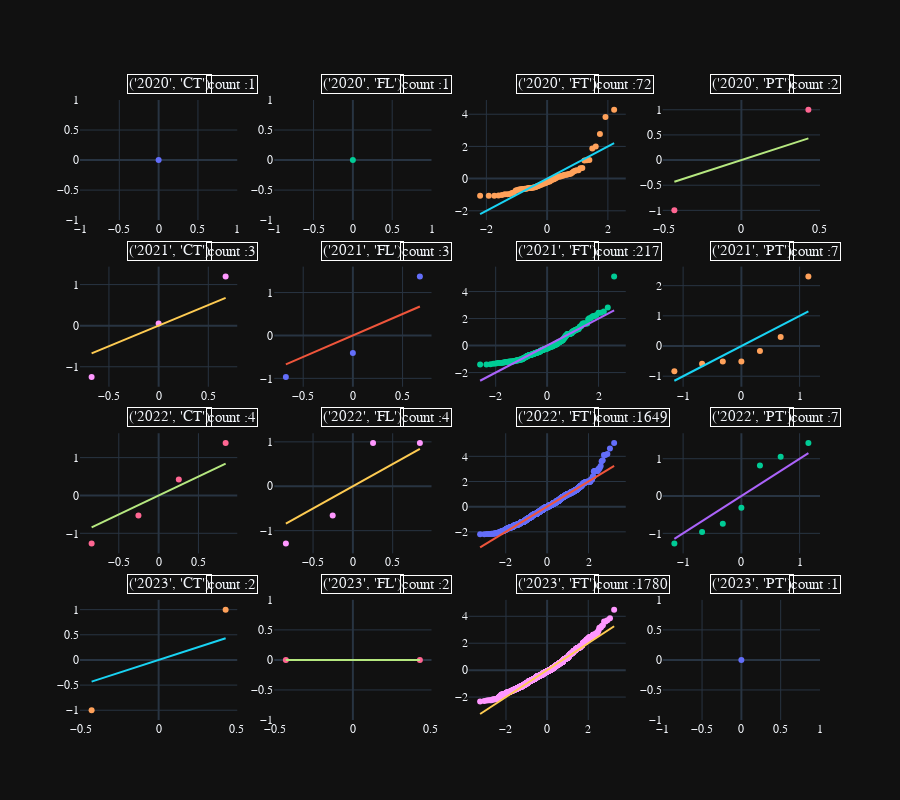

Notebook cell for this chart:
### Code cell
emp_type_mean = make_subplots(rows=4,cols=4)
for i,year_emp in enumerate(sal.index.unique()):
    stan = StandardScaler().fit_transform(sal.loc[year_emp,'salary_in_usd'].to_numpy().reshape(-1,1)).ravel()
    data = sm.qqplot(stan,line='s').gca().lines
    plt.close()
    emp_type_mean.add_trace(go.Scatter(x=data[0].get_xdata(),y=data[0].get_ydata(),mode="markers"),row=(i//4)+1,col=(i%4)+1)
    emp_type_mean.add_trace(go.Scatter(x=data[1].get_xdata(),y=data[1].get_ydata(),mode="lines"),row=(i//4)+1,col=(i%4)+1)
    emp_type_mean.add_annotation(text=f"{year_emp}",font=dict(size=15),x=0.3,y=1.05,xref="x domain",yref='y domain',xanchor='left',yanchor='bottom',row=(i//4)+1,col=(i%4)+1,bordercolor="white",showarrow=False)
    emp_type_mean.add_annotation(text=f"count :{len(data[0].get_xdata())}",font=dict(size=15),x=0.8,y=1.05,xref="x domain",yref='y domain',xanchor='left',yanchor='bottom',row=(i//4)+1,col=(i%4)+1,bordercolor="white",showarrow=False)

emp_type_mean.update_layout(height=800,showlegend=False,hovermode=False)
emp_type_mean.show()

### Figure 1 — Plotly figure (JSON) as saved in the notebook; plotly's stock layout.template omitted (floating-point values rounded to 4 significant figures; data arrays with more than 128 entries replaced by an {"elided": "..."} marker saying what was removed)
{"data": [{"mode": "markers", "type": "scatter", "x": [0], "xaxis": "x", "y": [0], "yaxis": "y"}, {"mode": "lines", "type": "scatter", "x": [0], "xaxis": "x", "y": [0], "yaxis": "y"}, {"mode": "markers", "type": "scatter", "x": [0], "xaxis": "x2", "y": [0], "yaxis": "y2"}, {"mode": "lines", "type": "scatter", "x": [0], "xaxis": "x2", "y": [0], "yaxis": "y2"}, {"mode": "markers", "type": "scatter", "x": [-2.206, -1.921, -1.738, -1.6, -1.487, -1.39, -1.305, -1.229, -1.159, -1.094, -1.034, -0.9766, -0.9227, -0.8714, -0.8222, -0.775, -0.7294, -0.6853, -0.6425, -0.6008, -0.5602, -0.5205, -0.4815, -0.4433, -0.4057, -0.3687, -0.3322, -0.2961, -0.2604, -0.2251, -0.19, -0.1551, -0.1205, -0.08595, -0.05153, -0.01717, 0.01717, 0.05153, 0.08595, 0.1205, 0.1551, 0.19, 0.2251, 0.2604, 0.2961, 0.3322, 0.3687, 0.4057, 0.4433, 0.4815, 0.5205, 0.5602, 0.6008, 0.6425, 0.6853, 0.7294, 0.775, 0.8222, 0.8714, 0.9227, 0.9766, 1.034, 1.094, 1.159, 1.229, 1.305, 1.39, 1.487, 1.6, 1.738, 1.921, 2.206], "xaxis": "x3", "y": [-1.071, -1.067, -1.067, -1.044, -1.02, -0.9777, -0.9777, -0.9596, -0.8994, -0.8655, -0.7367, -0.7099, -0.6733, -0.6595, -0.6527, -0.6382, -0.6344, -0.6321, -0.5909, -0.5892, -0.5875, -0.5771, -0.5634, -0.5469, -0.5359, -0.5222, -0.481, -0.4658, -0.4261, -0.3849, -0.3849, -0.3162, -0.2973, -0.2956, -0.2732, -0.2475, -0.2135, -0.1789, -0.1789, -0.1166, -0.09255, -0.04438, -0.04153, 0.003786, 0.03991, 0.1001, 0.1242, 0.1242, 0.1362, 0.1727, 0.1844, 0.219, 0.2331, 0.2446, 0.27, 0.2807, 0.3048, 0.365, 0.4349, 0.4855, 0.5216, 0.5258, 0.6451, 0.6661, 1.124, 1.148, 1.15, 1.87, 1.991, 2.773, 3.821, 4.279], "yaxis": "y3"}, {"mode": "lines", "type": "scatter", "x": [-2.206, -1.921, -1.738, -1.6, -1.487, -1.39, -1.305, -1.229, -1.159, -1.094, -1.034, -0.9766, -0.9227, -0.8714, -0.8222, -0.775, -0.7294, -0.6853, -0.6425, -0.6008, -0.5602, -0.5205, -0.4815, -0.4433, -0.4057, -0.3687, -0.3322, -0.2961, -0.2604, -0.2251, -0.19, -0.1551, -0.1205, -0.08595, -0.05153, -0.01717, 0.01717, 0.05153, 0.08595, 0.1205, 0.1551, 0.19, 0.2251, 0.2604, 0.2961, 0.3322, 0.3687, 0.4057, 0.4433, 0.4815, 0.5205, 0.5602, 0.6008, 0.6425, 0.6853, 0.7294, 0.775, 0.8222, 0.8714, 0.9227, 0.9766, 1.034, 1.094, 1.159, 1.229, 1.305, 1.39, 1.487, 1.6, 1.738, 1.921, 2.206], "xaxis": "x3", "y": [-2.206, -1.921, -1.738, -1.6, -1.487, -1.39, -1.305, -1.229, -1.159, -1.094, -1.034, -0.9766, -0.9227, -0.8714, -0.8222, -0.775, -0.7294, -0.6853, -0.6425, -0.6008, -0.5602, -0.5205, -0.4815, -0.4433, -0.4057, -0.3687, -0.3322, -0.2961, -0.2604, -0.2251, -0.19, -0.1551, -0.1205, -0.08595, -0.05153, -0.01717, 0.01717, 0.05153, 0.08595, 0.1205, 0.1551, 0.19, 0.2251, 0.2604, 0.2961, 0.3322, 0.3687, 0.4057, 0.4433, 0.4815, 0.5205, 0.5602, 0.6008, 0.6425, 0.6853, 0.7294, 0.775, 0.8222, 0.8714, 0.9227, 0.9766, 1.034, 1.094, 1.159, 1.229, 1.305, 1.39, 1.487, 1.6, 1.738, 1.921, 2.206], "yaxis": "y3"}, {"mode": "markers", "type": "scatter", "x": [-0.4307, 0.4307], "xaxis": "x4", "y": [-1, 1], "yaxis": "y4"}, {"mode": "lines", "type": "scatter", "x": [-0.4307, 0.4307], "xaxis": "x4", "y": [-0.4307, 0.4307], "yaxis": "y4"}, {"mode": "markers", "type": "scatter", "x": [-0.6745, 0, 0.6745], "xaxis": "x5", "y": [-1.249, 0.04985, 1.199], "yaxis": "y5"}, {"mode": "lines", "type": "scatter", "x": [-0.6745, 0, 0.6745], "xaxis": "x5", "y": [-0.6745, -1.48e-16, 0.6745], "yaxis": "y5"}, {"mode": "markers", "type": "scatter", "x": [-0.6745, 0, 0.6745], "xaxis": "x6", "y": [-0.968, -0.4089, 1.377], "yaxis": "y6"}, {"mode": "lines", "type": "scatter", "x": [-0.6745, 0, 0.6745], "xaxis": "x6", "y": [-0.6745, -7.401e-17, 0.6745], "yaxis": "y6"}, {"mode": "markers", "type": "scatter", "x": {"elided": "217 float values"}, "xaxis": "x7", "y": {"elided": "217 float values"}, "yaxis": "y7"}, {"mode": "lines", "type": "scatter", "x": {"elided": "217 float values"}, "xaxis": "x7", "y": {"elided": "217 float values"}, "yaxis": "y7"}, {"mode": "markers", "type": "scatter", "x": [-1.15, -0.6745, -0.3186, 0, 0.3186, 0.6745, 1.15], "xaxis": "x8", "y": [-0.8316, -0.5904, -0.5101, -0.5101, -0.165, 0.3002, 2.307], "yaxis": "y8"}, {"mode": "lines", "type": "scatter", "x": [-1.15, -0.6745, -0.3186, 0, 0.3186, 0.6745, 1.15], "xaxis": "x8", "y": [-1.15, -0.6745, -0.3186, 0, 0.3186, 0.6745, 1.15], "yaxis": "y8"}, {"mode": "markers", "type": "scatter", "x": [-0.8416, -0.2533, 0.2533, 0.8416], "xaxis": "x9", "y": [-1.273, -0.5325, 0.4192, 1.386], "yaxis": "y9"}, {"mode": "lines", "type": "scatter", "x": [-0.8416, -0.2533, 0.2533, 0.8416], "xaxis": "x9", "y": [-0.8416, -0.2533, 0.2533, 0.8416], "yaxis": "y9"}, {"mode": "markers", "type": "scatter", "x": [-0.8416, -0.2533, 0.2533, 0.8416], "xaxis": "x10", "y": [-1.292, -0.6567, 0.9744, 0.9744], "yaxis": "y10"}, {"mode": "lines", "type": "scatter", "x": [-0.8416, -0.2533, 0.2533, 0.8416], "xaxis": "x10", "y": [-0.8416, -0.2533, 0.2533, 0.8416], "yaxis": "y10"}, {"mode": "markers", "type": "scatter", "x": {"elided": "1649 float values"}, "xaxis": "x11", "y": {"elided": "1649 float values"}, "yaxis": "y11"}, {"mode": "lines", "type": "scatter", "x": {"elided": "1649 float values"}, "xaxis": "x11", "y": {"elided": "1649 float values"}, "yaxis": "y11"}, {"mode": "markers", "type": "scatter", "x": [-1.15, -0.6745, -0.3186, 0, 0.3186, 0.6745, 1.15], "xaxis": "x12", "y": [-1.275, -0.961, -0.7446, -0.3116, 0.8169, 1.055, 1.421], "yaxis": "y12"}, {"mode": "lines", "type": "scatter", "x": [-1.15, -0.6745, -0.3186, 0, 0.3186, 0.6745, 1.15], "xaxis": "x12", "y": [-1.15, -0.6745, -0.3186, -3.172e-17, 0.3186, 0.6745, 1.15], "yaxis": "y12"}, {"mode": "markers", "type": "scatter", "x": [-0.4307, 0.4307], "xaxis": "x13", "y": [-1, 1], "yaxis": "y13"}, {"mode": "lines", "type": "scatter", "x": [-0.4307, 0.4307], "xaxis": "x13", "y": [-0.4307, 0.4307], "yaxis": "y13"}, {"mode": "markers", "type": "scatter", "x": [-0.4307, 0.4307], "xaxis": "x14", "y": [0, 0], "yaxis": "y14"}, {"mode": "lines", "type": "scatter", "x": [-0.4307, 0.4307], "xaxis": "x14", "y": [0, 0], "yaxis": "y14"}, {"mode": "markers", "type": "scatter", "x": {"elided": "1780 float values"}, "xaxis": "x15", "y": {"elided": "1780 float values"}, "yaxis": "y15"}, {"mode": "lines", "type": "scatter", "x": {"elided": "1780 float values"}, "xaxis": "x15", "y": {"elided": "1780 float values"}, "yaxis": "y15"}, {"mode": "markers", "type": "scatter", "x": [0], "xaxis": "x16", "y": [0], "yaxis": "y16"}, {"mode": "lines", "type": "scatter", "x": [0], "xaxis": "x16", "y": [0], "yaxis": "y16"}], "layout": {"annotations": [{"bordercolor": "white", "font": {"size": 15}, "showarrow": false, "text": "('2020', 'CT')", "x": 0.3, "xanchor": "left", "xref": "x domain", "y": 1.05, "yanchor": "bottom", "yref": "y domain"}, {"bordercolor": "white", "font": {"size": 15}, "showarrow": false, "text": "count :1", "x": 0.8, "xanchor": "left", "xref": "x domain", "y": 1.05, "yanchor": "bottom", "yref": "y domain"}, {"bordercolor": "white", "font": {"size": 15}, "showarrow": false, "text": "('2020', 'FL')", "x": 0.3, "xanchor": "left", "xref": "x2 domain", "y": 1.05, "yanchor": "bottom", "yref": "y2 domain"}, {"bordercolor": "white", "font": {"size": 15}, "showarrow": false, "text": "count :1", "x": 0.8, "xanchor": "left", "xref": "x2 domain", "y": 1.05, "yanchor": "bottom", "yref": "y2 domain"}, {"bordercolor": "white", "font": {"size": 15}, "showarrow": false, "text": "('2020', 'FT')", "x": 0.3, "xanchor": "left", "xref": "x3 domain", "y": 1.05, "yanchor": "bottom", "yref": "y3 domain"}, {"bordercolor": "white", "font": {"size": 15}, "showarrow": false, "text": "count :72", "x": 0.8, "xanchor": "left", "xref": "x3 domain", "y": 1.05, "yanchor": "bottom", "yref": "y3 domain"}, {"bordercolor": "white", "font": {"size": 15}, "showarrow": false, "text": "('2020', 'PT')", "x": 0.3, "xanchor": "left", "xref": "x4 domain", "y": 1.05, "yanchor": "bottom", "yref": "y4 domain"}, {"bordercolor": "white", "font": {"size": 15}, "showarrow": false, "text": "count :2", "x": 0.8, "xanchor": "left", "xref": "x4 domain", "y": 1.05, "yanchor": "bottom", "yref": "y4 domain"}, {"bordercolor": "white", "font": {"size": 15}, "showarrow": false, "text": "('2021', 'CT')", "x": 0.3, "xanchor": "left", "xref": "x5 domain", "y": 1.05, "yanchor": "bottom", "yref": "y5 domain"}, {"bordercolor": "white", "font": {"size": 15}, "showarrow": false, "text": "count :3", "x": 0.8, "xanchor": "left", "xref": "x5 domain", "y": 1.05, "yanchor": "bottom", "yref": "y5 domain"}, {"bordercolor": "white", "font": {"size": 15}, "showarrow": false, "text": "('2021', 'FL')", "x": 0.3, "xanchor": "left", "xref": "x6 domain", "y": 1.05, "yanchor": "bottom", "yref": "y6 domain"}, {"bordercolor": "white", "font": {"size": 15}, "showarrow": false, "text": "count :3", "x": 0.8, "xanchor": "left", "xref": "x6 domain", "y": 1.05, "yanchor": "bottom", "yref": "y6 domain"}, {"bordercolor": "white", "font": {"size": 15}, "showarrow": false, "text": "('2021', 'FT')", "x": 0.3, "xanchor": "left", "xref": "x7 domain", "y": 1.05, "yanchor": "bottom", "yref": "y7 domain"}, {"bordercolor": "white", "font": {"size": 15}, "showarrow": false, "text": "count :217", "x": 0.8, "xanchor": "left", "xref": "x7 domain", "y": 1.05, "yanchor": "bottom", "yref": "y7 domain"}, {"bordercolor": "white", "font": {"size": 15}, "showarrow": false, "text": "('2021', 'PT')", "x": 0.3, "xanchor": "left", "xref": "x8 domain", "y": 1.05, "yanchor": "bottom", "yref": "y8 domain"}, {"bordercolor": "white", "font": {"size": 15}, "showarrow": false, "text": "count :7", "x": 0.8, "xanchor": "left", "xref": "x8 domain", "y": 1.05, "yanchor": "bottom", "yref": "y8 domain"}, {"bordercolor": "white", "font": {"size": 15}, "showarrow": false, "text": "('2022', 'CT')", "x": 0.3, "xanchor": "left", "xref": "x9 domain", "y": 1.05, "yanchor": "bottom", "yref": "y9 domain"}, {"bordercolor": "white", "font": {"size": 15}, "showarrow": false, "text": "count :4", "x": 0.8, "xanchor": "left", "xref": "x9 domain", "y": 1.05, "yanchor": "bottom", "yref": "y9 domain"}, {"bordercolor": "white", "font": {"size": 15}, "showarrow": false, "text": "('2022', 'FL')", "x": 0.3, "xanchor": "left", "xref": "x10 domain", "y": 1.05, "yanchor": "bottom", "yref": "y10 domain"}, {"bordercolor": "white", "font": {"size": 15}, "showarrow": false, "text": "count :4", "x": 0.8, "xanchor": "left", "xref": "x10 domain", "y": 1.05, "yanchor": "bottom", "yref": "y10 domain"}, {"bordercolor": "white", "font": {"size": 15}, "showarrow": false, "text": "('2022', 'FT')", "x": 0.3, "xanchor": "left", "xref": "x11 domain", "y": 1.05, "yanchor": "bottom", "yref": "y11 domain"}, {"bordercolor": "white", "font": {"size": 15}, "showarrow": false, "text": "count :1649", "x": 0.8, "xanchor": "left", "xref": "x11 domain", "y": 1.05, "yanchor": "bottom", "yref": "y11 domain"}, {"bordercolor": "white", "font": {"size": 15}, "showarrow": false, "text": "('2022', 'PT')", "x": 0.3, "xanchor": "left", "xref": "x12 domain", "y": 1.05, "yanchor": "bottom", "yref": "y12 domain"}, {"bordercolor": "white", "font": {"size": 15}, "showarrow": false, "text": "count :7", "x": 0.8, "xanchor": "left", "xref": "x12 domain", "y": 1.05, "yanchor": "bottom", "yref": "y12 domain"}, {"bordercolor": "white", "font": {"size": 15}, "showarrow": false, "text": "('2023', 'CT')", "x": 0.3, "xanchor": "left", "xref": "x13 domain", "y": 1.05, "yanchor": "bottom", "yref": "y13 domain"}, {"bordercolor": "white", "font": {"size": 15}, "showarrow": false, "text": "count :2", "x": 0.8, "xanchor": "left", "xref": "x13 domain", "y": 1.05, "yanchor": "bottom", "yref": "y13 domain"}, {"bordercolor": "white", "font": {"size": 15}, "showarrow": false, "text": "('2023', 'FL')", "x": 0.3, "xanchor": "left", "xref": "x14 domain", "y": 1.05, "yanchor": "bottom", "yref": "y14 domain"}, {"bordercolor": "white", "font": {"size": 15}, "showarrow": false, "text": "count :2", "x": 0.8, "xanchor": "left", "xref": "x14 domain", "y": 1.05, "yanchor": "bottom", "yref": "y14 domain"}, {"bordercolor": "white", "font": {"size": 15}, "showarrow": false, "text": "('2023', 'FT')", "x": 0.3, "xanchor": "left", "xref": "x15 domain", "y": 1.05, "yanchor": "bottom", "yref": "y15 domain"}, {"bordercolor": "white", "font": {"size": 15}, "showarrow": false, "text": "count :1780", "x": 0.8, "xanchor": "left", "xref": "x15 domain", "y": 1.05, "yanchor": "bottom", "yref": "y15 domain"}, {"bordercolor": "white", "font": {"size": 15}, "showarrow": false, "text": "('2023', 'PT')", "x": 0.3, "xanchor": "left", "xref": "x16 domain", "y": 1.05, "yanchor": "bottom", "yref": "y16 domain"}, {"bordercolor": "white", "font": {"size": 15}, "showarrow": false, "text": "count :1", "x": 0.8, "xanchor": "left", "xref": "x16 domain", "y": 1.05, "yanchor": "bottom", "yref": "y16 domain"}], "height": 800, "hovermode": false, "showlegend": false, "xaxis": {"anchor": "y", "domain": [0, 0.2125]}, "xaxis10": {"anchor": "y10", "domain": [0.2625, 0.475]}, "xaxis11": {"anchor": "y11", "domain": [0.525, 0.7375]}, "xaxis12": {"anchor": "y12", "domain": [0.7875, 1]}, "xaxis13": {"anchor": "y13", "domain": [0, 0.2125]}, "xaxis14": {"anchor": "y14", "domain": [0.2625, 0.475]}, "xaxis15": {"anchor": "y15", "domain": [0.525, 0.7375]}, "xaxis16": {"anchor": "y16", "domain": [0.7875, 1]}, "xaxis2": {"anchor": "y2", "domain": [0.2625, 0.475]}, "xaxis3": {"anchor": "y3", "domain": [0.525, 0.7375]}, "xaxis4": {"anchor": "y4", "domain": [0.7875, 1]}, "xaxis5": {"anchor": "y5", "domain": [0, 0.2125]}, "xaxis6": {"anchor": "y6", "domain": [0.2625, 0.475]}, "xaxis7": {"anchor": "y7", "domain": [0.525, 0.7375]}, "xaxis8": {"anchor": "y8", "domain": [0.7875, 1]}, "xaxis9": {"anchor": "y9", "domain": [0, 0.2125]}, "yaxis": {"anchor": "x", "domain": [0.8063, 1]}, "yaxis10": {"anchor": "x10", "domain": [0.2687, 0.4625]}, "yaxis11": {"anchor": "x11", "domain": [0.2687, 0.4625]}, "yaxis12": {"anchor": "x12", "domain": [0.2687, 0.4625]}, "yaxis13": {"anchor": "x13", "domain": [0, 0.1938]}, "yaxis14": {"anchor": "x14", "domain": [0, 0.1938]}, "yaxis15": {"anchor": "x15", "domain": [0, 0.1938]}, "yaxis16": {"anchor": "x16", "domain": [0, 0.1938]}, "yaxis2": {"anchor": "x2", "domain": [0.8063, 1]}, "yaxis3": {"anchor": "x3", "domain": [0.8063, 1]}, "yaxis4": {"anchor": "x4", "domain": [0.8063, 1]}, "yaxis5": {"anchor": "x5", "domain": [0.5375, 0.7312]}, "yaxis6": {"anchor": "x6", "domain": [0.5375, 0.7312]}, "yaxis7": {"anchor": "x7", "domain": [0.5375, 0.7312]}, "yaxis8": {"anchor": "x8", "domain": [0.5375, 0.7312]}, "yaxis9": {"anchor": "x9", "domain": [0.2687, 0.4625]}}}
